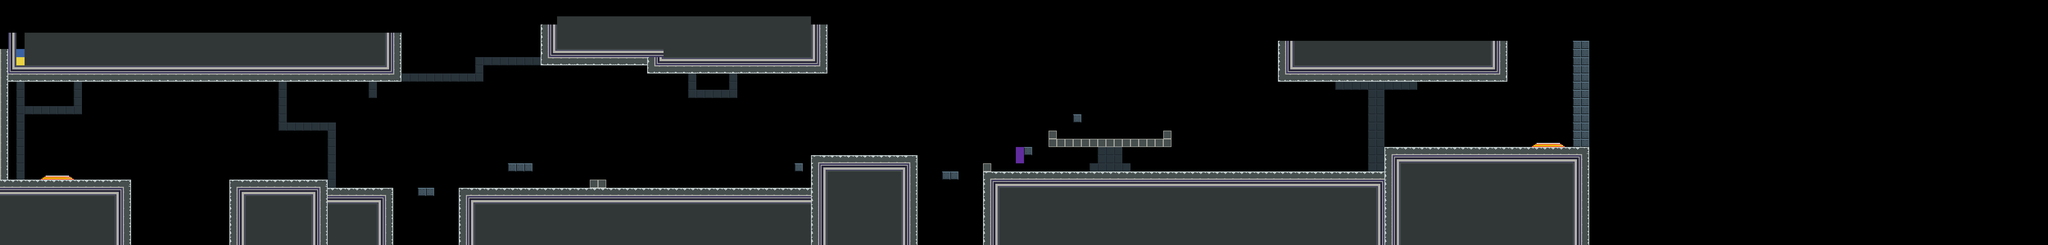

This is a level from a 2D game, rendered from its Tiled map with the project's own tilesets. A one-line summary and the map file follow, with tile-layer data summarised:
An orthogonal 250x30 tile map with 32x32 px tiles, 5 tile layers (Sky, Platform, Spikes, Portal, ...), 4 hidden layers not drawn, 2 tilesets and 72 objects.

<map version="1.0" orientation="orthogonal" renderorder="right-up" width="250" height="30" tilewidth="32" tileheight="32" nextobjectid="207">
 <tileset firstgid="1" name="tiles_128" tilewidth="32" tileheight="32" tilecount="16">
  <image source="tiles_128.png" width="128" height="128" />
 </tileset>
 <tileset firstgid="17" name="tileset-new" tilewidth="32" tileheight="32" spacing="2" margin="1" tilecount="225">
  <image source="tileset-new.png" width="512" height="512" />
 </tileset>
 <imagelayer name="bg" visible="0">
  <image source="backgroundO.png" />
 </imagelayer>
 <imagelayer name="bg2" x="1912" visible="0">
  <image source="backgroundO.png" />
 </imagelayer>
 <imagelayer name="bg3" x="5751" y="-1" visible="0">
  <image source="backgroundO.png" />
 </imagelayer>
 <imagelayer name="bg4" x="3832" y="-1" visible="0">
  <image source="backgroundO.png" />
 </imagelayer>
 <layer name="Sky" width="250" height="30">
  <data>[7500 cells, 4 non-empty, 2 distinct tile ids]</data>
 </layer>
 <layer name="Platform" width="250" height="30">
  <data>[7500 cells, 2303 non-empty, 20 distinct tile ids]</data>
 </layer>
 <objectgroup name="PlatformOb">
  <object id="1" x="0.666667" y="707" width="507.333" height="251.667" />
  <object id="31" x="1" y="257" width="30" height="450" />
  <object id="119" x="3168.75" y="608.75" width="411.25" height="350.583" />
  <object id="120" x="3871.33" y="674" width="1535.33" height="284.666" />
  <object id="122" x="1793.33" y="738.667" width="1370.67" height="224" />
  <object id="127" x="1278.67" y="740" width="257.333" height="217.333" />
  <object id="128" x="899" y="708" width="378.333" height="248.667" />
  <object id="138" x="2306.5" y="705.5" width="59" height="29" />
  <object id="139" x="1986.5" y="642.5" width="91.5" height="26.5" />
  <object id="140" x="3681.5" y="673.75" width="61.25" height="28.75" />
  <object id="141" x="3840.4" y="640.658" width="31.2447" height="318.009" />
  <object id="142" x="5411" y="577.528" width="796" height="379.806" />
  <object id="143" x="6147" y="163" width="58" height="411" />
  <object id="144" x="4096.73" y="513.091" width="30.5455" height="62.1818" />
  <object id="145" x="4193" y="448.667" width="30.3333" height="30.3333" />
  <object id="146" x="4545" y="512.667" width="30.3333" height="62" />
  <object id="147" x="4128.33" y="544.333" width="415" height="30.3333" />
  <object id="148" x="1633.09" y="737.091" width="62.1818" height="30" />
  <object id="164" x="3106" y="645" width="28.5" height="25.5" />
  <object id="166" x="3971.33" y="578.667" width="57.3333" height="26.6667" />
  <object id="198" x="40" y="196" width="1524" height="133" />
  <object id="200" x="2115" y="131" width="1115" height="127" />
  <object id="201" x="2529" y="258.008" width="700.996" height="30.9922" />
  <object id="203" x="4994" y="191.333" width="892.667" height="127.667" />
 </objectgroup>
 <objectgroup name="SpikesOb">
  <object id="115" x="1922.37" y="720.125" width="28.38" height="15.375" />
  <object id="116" x="3522.62" y="592.5" width="61.125" height="13.75" />
  <object id="179" x="2018.18" y="720.312" width="28.38" height="15.375" />
  <object id="180" x="2113.93" y="720.438" width="28.38" height="15.375" />
 </objectgroup>
 <layer name="Spikes" width="250" height="30">
  <data>[7500 cells, 5 non-empty, 1 distinct tile ids]</data>
 </layer>
 <objectgroup name="EnemyOb">
  <object id="34" x="3190.67" y="509.667" width="32.3333" height="31.3333" />
  <object id="36" x="2465" y="626.333" width="30.6667" height="32" />
  <object id="132" x="2749.33" y="625.333" width="29" height="28" />
  <object id="134" x="3452.67" y="518.5" width="29" height="29" />
  <object id="153" x="4290" y="480" width="29" height="28" />
  <object id="154" x="4474" y="480" width="32" height="30" />
  <object id="155" x="4349" y="585" width="31" height="31" />
  <object id="156" x="4671" y="581.5" width="32" height="31" />
  <object id="157" x="5032.5" y="570" width="33" height="31" />
  <object id="158" x="5336" y="570" width="36" height="34" />
  <object id="159" x="5546.5" y="466.5" width="43" height="36" />
  <object id="160" x="5973" y="452.5" width="32" height="32" />
  <object id="175" x="6092.17" y="368.333" width="31.3333" height="30.6667" />
  <object id="176" x="5716.67" y="469.167" width="34.6667" height="35.3333" />
  <object id="177" x="5852.33" y="353.167" width="30.6667" height="33.3333" />
 </objectgroup>
 <objectgroup name="PortalOb">
  <object id="39" x="6001.33" y="555.864" width="94.6667" height="18">
   <properties>
    <property name="place" value="exit" />
    <property name="type" value="sensor" />
   </properties>
  </object>
  <object id="97" x="5984.7" y="577.384">
   <properties>
    <property name="place" value="exit" />
    <property name="type" value="body" />
   </properties>
   <polygon points="0,0 16,-16.25 113.25,-16 128,0.25" />
  </object>
  <object id="110" x="178.167" y="684.03" width="93.3334" height="18">
   <properties>
    <property name="place" value="entry" />
    <property name="type" value="sensor" />
   </properties>
  </object>
  <object id="112" x="160.407" y="706.613">
   <properties>
    <property name="place" value="entry" />
    <property name="type" value="body" />
   </properties>
   <polygon points="0,0 16,-16.25 113.25,-16 128,0.25" />
  </object>
 </objectgroup>
 <layer name="Portal" width="250" height="30">
  <data>[7500 cells, 8 non-empty, 3 distinct tile ids]</data>
 </layer>
 <layer name="PowerUp" width="250" height="30">
  <data>[7500 cells, 2 non-empty, 1 distinct tile ids]</data>
 </layer>
 <objectgroup name="PowerUpOb">
  <object id="63" x="2017.81" y="546.833" width="30" height="60">
   <properties>
    <property name="level" value="1" />
   </properties>
  </object>
  <object id="152" x="4193.03" y="355.909" width="30" height="60">
   <properties>
    <property name="level" value="2" />
   </properties>
  </object>
 </objectgroup>
 <objectgroup name="LightOb">
  <object id="65" x="6002.17" y="553.197" width="93.2727" height="11.5452">
   <properties>
    <property name="color" value="4" />
   </properties>
  </object>
  <object id="113" x="179.091" y="679.273" width="91.4545" height="16">
   <properties>
    <property name="color" value="4" />
   </properties>
  </object>
  <object id="168" x="2012" y="652.333" width="39" height="9">
   <properties>
    <property name="color" value="6" />
   </properties>
  </object>
  <object id="169" x="4203.33" y="458" width="12.3333" height="11">
   <properties>
    <property name="color" value="6" />
   </properties>
  </object>
  <object id="171" x="3989" y="583" width="19.75" height="18">
   <properties>
    <property name="color" value="6" />
   </properties>
  </object>
  <object id="172" x="3700.67" y="683.167" width="24.6667" height="10.1667">
   <properties>
    <property name="color" value="6" />
   </properties>
  </object>
  <object id="173" x="3114.67" y="651.667" width="10" height="9">
   <properties>
    <property name="color" value="6" />
   </properties>
  </object>
  <object id="174" x="1650" y="746.667" width="24.3333" height="9">
   <properties>
    <property name="color" value="6" />
   </properties>
  </object>
 </objectgroup>
 <objectgroup name="MoverOb">
  <object id="161" x="547" y="738" width="319" height="28">
   <properties>
    <property name="direction" value="h" />
   </properties>
  </object>
 </objectgroup>
 <objectgroup name="CoinOb">
  <object id="181" x="641.5" y="675" width="28" height="28" />
  <object id="182" x="738" y="674.5" width="28" height="28.5" />
  <object id="183" x="1954" y="578" width="31" height="30.5" />
  <object id="185" x="2080.5" y="576.5" width="29" height="30.5" />
  </objectgroup>
 <objectgroup name="SwitchOb">
  <!-- 1 objects omitted --></objectgroup>
 <objectgroup name="GravityOb">
  <!-- 2 objects omitted --></objectgroup>
</map>
<!-- 10 of 72 objects omitted -->
